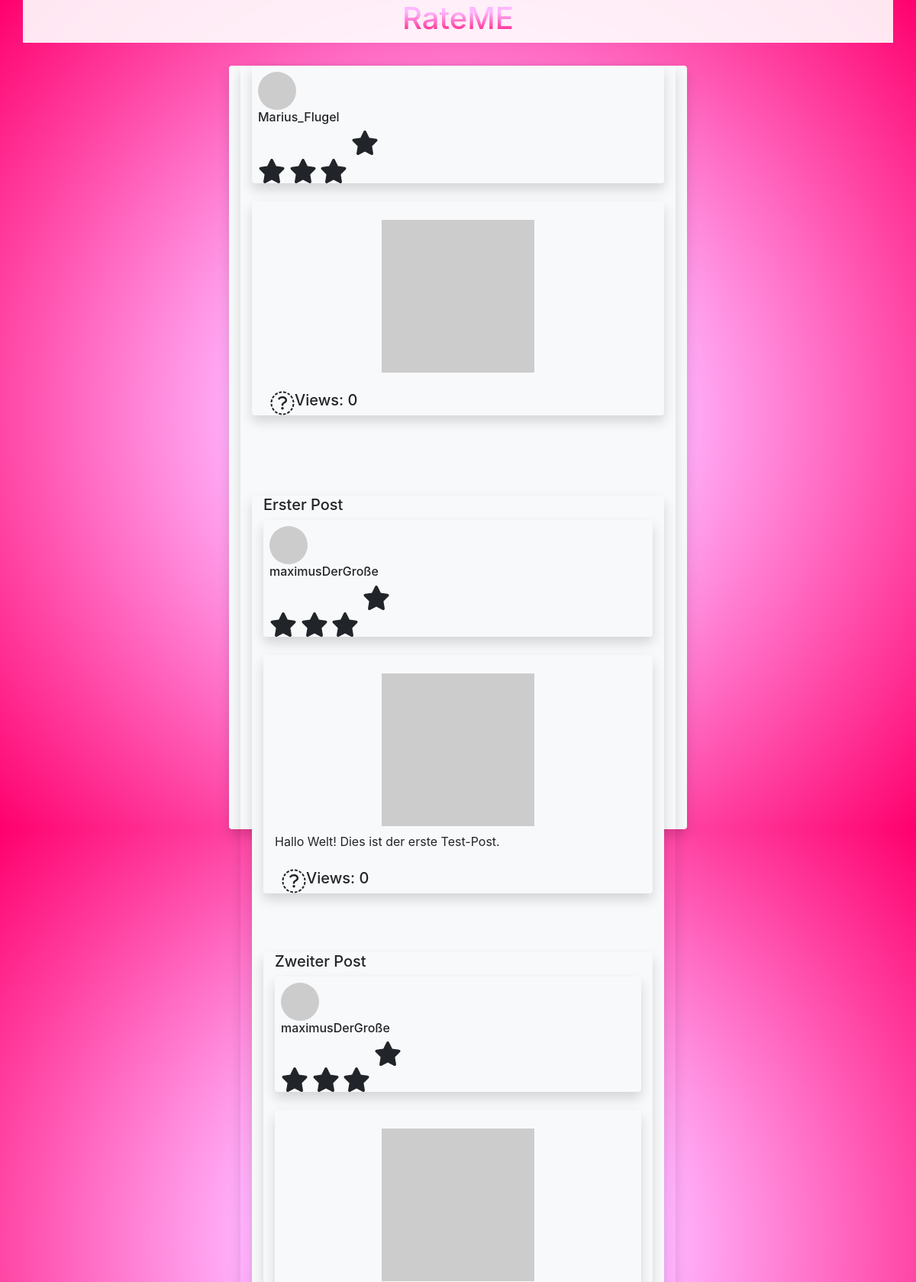
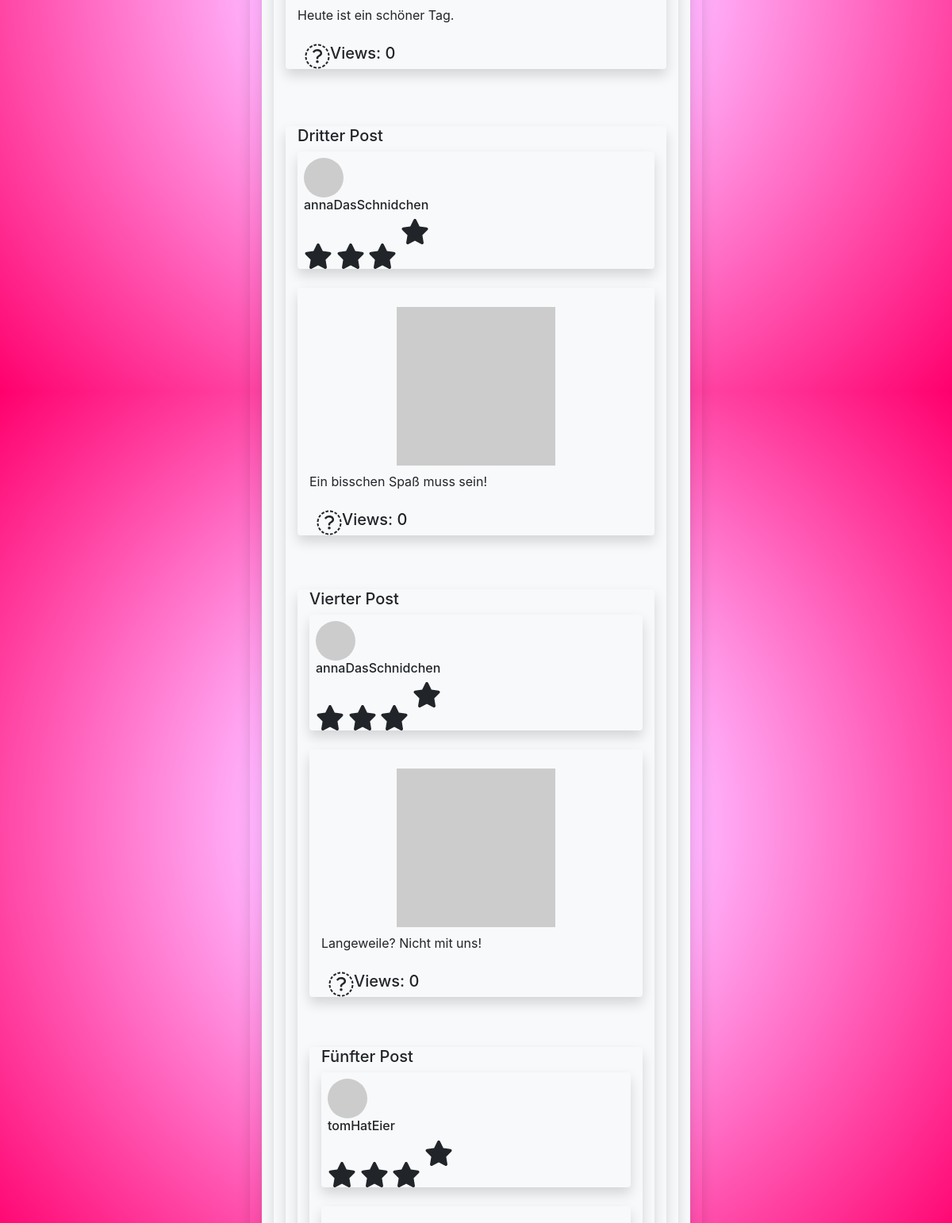
The app's page /Frontend/home.php (upper part) with its own data (2 pictures, top to bottom).
### tables this page shows
CREATE TABLE `post_content` (
  `post_content_ID` int(11) NOT NULL,
  `post_content_headline` varchar(20) NOT NULL,
  `post_content_description` text NOT NULL,
  `post_content_image` blob NOT NULL,
  PRIMARY KEY (`post_content_ID`)
);

CREATE TABLE `user` (
  `user_pre_name` varchar(20) NOT NULL,
  `user_sur_name` varchar(20) NOT NULL,
  `user_username` varchar(40) NOT NULL,
  `user_email` varchar(120) NOT NULL,
  `user_rating` int(120) NOT NULL,
  `user_password` varchar(20) NOT NULL,
  `user_id` int(11) NOT NULL,
  `user_join_date` date NOT NULL DEFAULT current_timestamp(),
  PRIMARY KEY (`user_id`)
);

### Frontend/get_post.php (called while the page is built, shortened)
<?php
function get_post($post_id) {
    $conn = connect_db();
    $sql = "SELECT * FROM post WHERE post_id = ?";
    $stmt = mysqli_prepare($conn, $sql);
    mysqli_stmt_bind_param($stmt, "i", $post_id);
    mysqli_stmt_execute($stmt);
    $result = mysqli_stmt_get_result($stmt);
    if ($result && mysqli_num_rows($result) > 0) {
        $post = mysqli_fetch_assoc($result);
        $views = $post['post_views'];
        $date = $post['post_date'];
        $rating = $post['post_rating'];
        return array($views, $rating, $date);
    } else {
        return array(0, 0, '');
    }
}
function get_post_content($post_id) {
    $conn = connect_db();
    $sql = "SELECT post_content_ID FROM post_ids WHERE post_ID = ?";
    $stmt = mysqli_prepare($conn, $sql);
    mysqli_stmt_bind_param($stmt, "i", $post_id);
    mysqli_stmt_execute($stmt);
    $result = mysqli_stmt_get_result($stmt);
    if ($result && mysqli_num_rows($result) > 0) {
        $post_content_id = mysqli_fetch_assoc($result)['post_content_ID'];
        $sql = "SELECT * FROM post_content WHERE post_content_ID = ?";
        $stmt = mysqli_prepare($conn, $sql);
        mysqli_stmt_bind_param($stmt, "i", $post_content_id);
        mysqli_stmt_execute($stmt);
        $result = mysqli_stmt_get_result($stmt);
        if ($result && mysqli_num_rows($result) > 0) {
            $post_content = mysqli_fetch_assoc($result);
            $post_content_headline = $post_content['post_content_headline'];
            $post_content_description = $post_content['post_content_description'];
            $post_content_image = $post_content['post_content_image'];
            return array($post_content_headline, $post_content_description, $post_content_image);
        } else {
            return array('', '', '');
        }
    } else {
        return array('', '', '');
    }
}
function get_views($post_id){
    return get_post($post_id)[0];
}
function get_Headline($post_id)
{
    return get_post_content($post_id)[0];
}
function  get_description($post_id)
{
    return get_post_content($post_id)[1];
}

### Frontend/get_username.php (called while the page is built, shortened)
<?php
function getPostCreator($postid) {
    $conn = connect_db();
    $sql = "SELECT u.user_username
            FROM user u
            INNER JOIN user_posts up ON u.user_id = up.user_id
            WHERE up.post_ID = ?";
    $stmt = $conn->prepare($sql);
    $stmt->bind_param("i", $postid);
    $stmt->execute();
    $stmt->bind_result($user_username);
    return $user_username;
}
?>

### Frontend/post1.php (the view, shortened to what this page needs)
<?php
include_once 'get_username.php';
$postid = get_20_newest_posts()[0];
?>
<!DOCTYPE html>
<html lang="en">
<div class="container rounded shadow mb-3 bg-light text" style="margin-top: 15%;">
    <h5><?php echo get_Headline($postid);?></h5>
    <div class="rounded shadow mb-8">
        <img src="https://picsum.photos/50" alt="" class="profile-pic ml-2 mt-2">
        <h6 class="ml-2">
                <?php
                    $username = getPostCreator($postid);
                    echo htmlspecialchars($username);
                ?>
        </h6>
        <i class="fa fa-star fa-2xl ml-2"></i>
        <i class="fa fa-star fa-2xl"></i>
        <i class="fa fa-star fa-2xl"></i>
        <i class="fa fa-star fa-2xl" style="margin-bottom: 7%;"></i>
    </div>
    <br>
    <div class="text-center rounded container shadow">
        <br>
        <img src="https://picsum.photos/200" alt="">
        <p style="text-align: left;" class="mt-2"><?php echo get_description($postid);?></p>
        <div class="text-left row mt-4">
            <i class="fa fa-commenting-o fa-2xl ml-4"></i>
            <h5>Views: <?php $ID = 11; if( is_null(get_views($ID)) ) echo 0; else echo get_views($ID);?> </h5>
        </div>
    </div>
</html>

### Frontend/home.php (shortened to what this page needs)
<!DOCTYPE html>
<html lang="en">
<head>
    <link rel="stylesheet" href="home.css">
    <link rel="stylesheet" href="https://cdn.jsdelivr.net/npm/bootstrap@4.1.3/dist/css/bootstrap.min.css">
</head>
<body class="backround" style="height: 1000px;">
    <div class="container rounded bg-light shadow mb-5 text" style="height: 100%; width: 50%;">
        <div class="fixed-top container" style="background-color:rgb(255,255,255,0.9)">
            <h1 class="h1 text-center rate-me_headline">RateME</h1>
        </div>
        <div class="container rounded shadow mb-3" style="margin-top: 15%;">
            <h5><?php include "get_post.php"; echo get_Headline(11);?></h5>
            <div class="rounded shadow mb-8">
                <img src="https://picsum.photos/50" alt="" class="profile-pic ml-2 mt-2">
                <h6 class="ml-2">Marius_Flugel</h6>
                <i class="fa fa-star fa-2xl ml-2"></i>
                <i class="fa fa-star fa-2xl"></i>
                <i class="fa fa-star fa-2xl"></i>
                <i class="fa fa-star fa-2xl" style="margin-bottom: 7%;"></i>
            </div>
            <br>
            <div class="text-center rounded container shadow">
                <br>
                <img src="https://picsum.photos/200" alt="">
                <div class="text-left row mt-4">
                    <i class="fa fa-commenting-o fa-2xl ml-4"></i>
                    <h5>Views: <?php $ID = 11; if( is_null(get_views($ID)) ) echo 0; else echo get_views($ID);?> </h5>
                </div>
            </div>
            <br>
            <?php include "post1.php";?>
            <?php include "post2.php";?>
            <?php include "post3.php";?>
            <?php include "post4.php";?>
            <?php include "post5.php";?>
        </div>
        <br>
        <br>
    </div>
</body>
</html>

### Frontend/post2.php (shortened to what this page needs)
<?php
include_once 'get_username.php';
$postid = get_20_newest_posts()[1];
?>
<!DOCTYPE html>
<html lang="en">
<div class="container rounded shadow mb-3 bg-light text" style="margin-top: 15%;">
    <h5><?php echo get_Headline($postid);?></h5>
    <div class="rounded shadow mb-8">
        <img src="https://picsum.photos/50" alt="" class="profile-pic ml-2 mt-2">
        <h6 class="ml-2"><?php
                    $username = getPostCreator($postid);
                    echo htmlspecialchars($username);
                ?> </h6>
        <i class="fa fa-star fa-2xl ml-2"></i>
        <i class="fa fa-star fa-2xl"></i>
        <i class="fa fa-star fa-2xl"></i>
        <i class="fa fa-star fa-2xl" style="margin-bottom: 7%;"></i>
    </div>
    <br>
    <div class="text-center rounded container shadow">
        <br>
        <img src="https://picsum.photos/200" alt="">
        <p style="text-align: left;" class="mt-2"><?php echo get_description($postid);?></p>
        <div class="text-left row mt-4">
            <i class="fa fa-commenting-o fa-2xl ml-4"></i>
            <h5>Views: <?php $ID = 11; if( is_null(get_views($ID)) ) echo 0; else echo get_views($ID);?> </h5>
        </div>
    </div>
</html>

### Frontend/post3.php (shortened to what this page needs)
<?php
include_once 'get_username.php';
$postid = get_20_newest_posts()[2];
?>
<!DOCTYPE html>
<html lang="en">
<div class="container rounded shadow mb-3 bg-light text" style="margin-top: 15%;">
    <h5><?php echo get_Headline($postid);?></h5>
    <div class="rounded shadow mb-8">
        <img src="https://picsum.photos/50" alt="" class="profile-pic ml-2 mt-2">
        <h6 class="ml-2"><?php
                    $username = getPostCreator($postid);
                    echo htmlspecialchars($username);
                ?> </h6>
        <i class="fa fa-star fa-2xl ml-2"></i>
        <i class="fa fa-star fa-2xl"></i>
        <i class="fa fa-star fa-2xl"></i>
        <i class="fa fa-star fa-2xl" style="margin-bottom: 7%;"></i>
    </div>
    <br>
    <div class="text-center rounded container shadow">
        <br>
        <img src="https://picsum.photos/200" alt="">
        <p style="text-align: left;" class="mt-2"><?php echo get_description($postid);?></p>
        <div class="text-left row mt-4">
            <i class="fa fa-commenting-o fa-2xl ml-4"></i>
            <h5>Views: <?php $ID = 11; if( is_null(get_views($ID)) ) echo 0; else echo get_views($ID);?> </h5>
        </div>
    </div>
</html>

### Frontend/post4.php (shortened to what this page needs)
<?php
include_once 'get_username.php';
$postid = get_20_newest_posts()[3];
?>
<!DOCTYPE html>
<html lang="en">
<div class="container rounded shadow mb-3 bg-light text" style="margin-top: 15%;">
    <h5><?php echo get_Headline($postid);?></h5>
    <div class="rounded shadow mb-8">
        <img src="https://picsum.photos/50" alt="" class="profile-pic ml-2 mt-2">
        <h6 class="ml-2"><?php
                    $username = getPostCreator($postid);
                    echo htmlspecialchars($username);
                ?> </h6>
        <i class="fa fa-star fa-2xl ml-2"></i>
        <i class="fa fa-star fa-2xl"></i>
        <i class="fa fa-star fa-2xl"></i>
        <i class="fa fa-star fa-2xl" style="margin-bottom: 7%;"></i>
    </div>
    <br>
    <div class="text-center rounded container shadow">
        <br>
        <img src="https://picsum.photos/200" alt="">
        <p style="text-align: left;" class="mt-2"><?php echo get_description($postid);?></p>
        <div class="text-left row mt-4">
            <i class="fa fa-commenting-o fa-2xl ml-4"></i>
            <h5>Views: <?php $ID = 11; if( is_null(get_views($ID)) ) echo 0; else echo get_views($ID);?> </h5>
        </div>
    </div>
</html>

### Frontend/post5.php (shortened to what this page needs)
<?php
include_once 'get_username.php';
$postid = get_20_newest_posts()[4];
?>
<!DOCTYPE html>
<html lang="en">
<div class="container rounded shadow mb-3 bg-light text" style="margin-top: 15%;">
    <h5><?php echo get_Headline($postid);?></h5>
    <div class="rounded shadow mb-8">
        <img src="https://picsum.photos/50" alt="" class="profile-pic ml-2 mt-2">
        <h6 class="ml-2"><?php
                    $username = getPostCreator($postid);
                    echo htmlspecialchars($username);
                ?> </h6>
        <i class="fa fa-star fa-2xl ml-2"></i>
        <i class="fa fa-star fa-2xl"></i>
        <i class="fa fa-star fa-2xl"></i>
        <i class="fa fa-star fa-2xl" style="margin-bottom: 7%;"></i>
    </div>
    <br>
    <div class="text-center rounded container shadow">
        <br>
    </div>
</html>

### Frontend/home.css (style rules this page uses)
.backround { background: rgb(255,182,255); background: radial-gradient(circle, rgba(255,182,255,1) 33%, rgba(255,0,109,1) 100%); width: 100%; height: 100%; }
.profile-pic { border-radius: 50%; }
.rate-me_headline { background:-webkit-linear-gradient(rgba(255,182,255,1) 33%, rgba(255,0,109,1)); background-clip:border-box; -webkit-background-clip: text; -webkit-text-fill-color: transparent; }

### records on screen
post_content: post_content_headline "Erster Post", post_content_description "Hallo Welt! Dies ist der erste Test-Post."
user: user_username "maximusDerGroße"
post_content: post_content_headline "Zweiter Post", post_content_description "Heute ist ein schöner Tag."
post_content: post_content_headline "Dritter Post", post_content_description "Ein bisschen Spaß muss sein!"
user: user_username "annaDasSchnidchen"
post_content: post_content_headline "Vierter Post", post_content_description "Langeweile? Nicht mit uns!"
post_content: post_content_headline "Fünfter Post"
user: user_username "tomHatEier"

### other values on screen
get_views($ID) "0"
